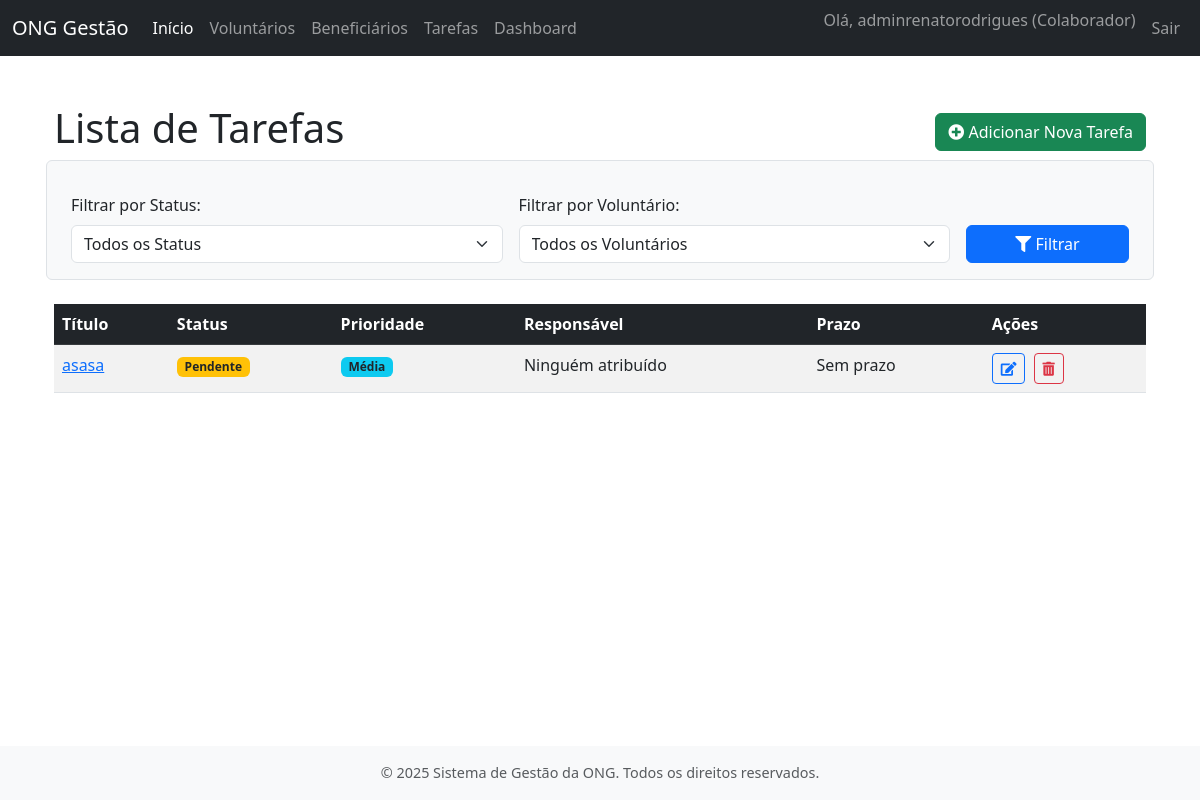
The app's page /tarefas/ (signed in), older data.
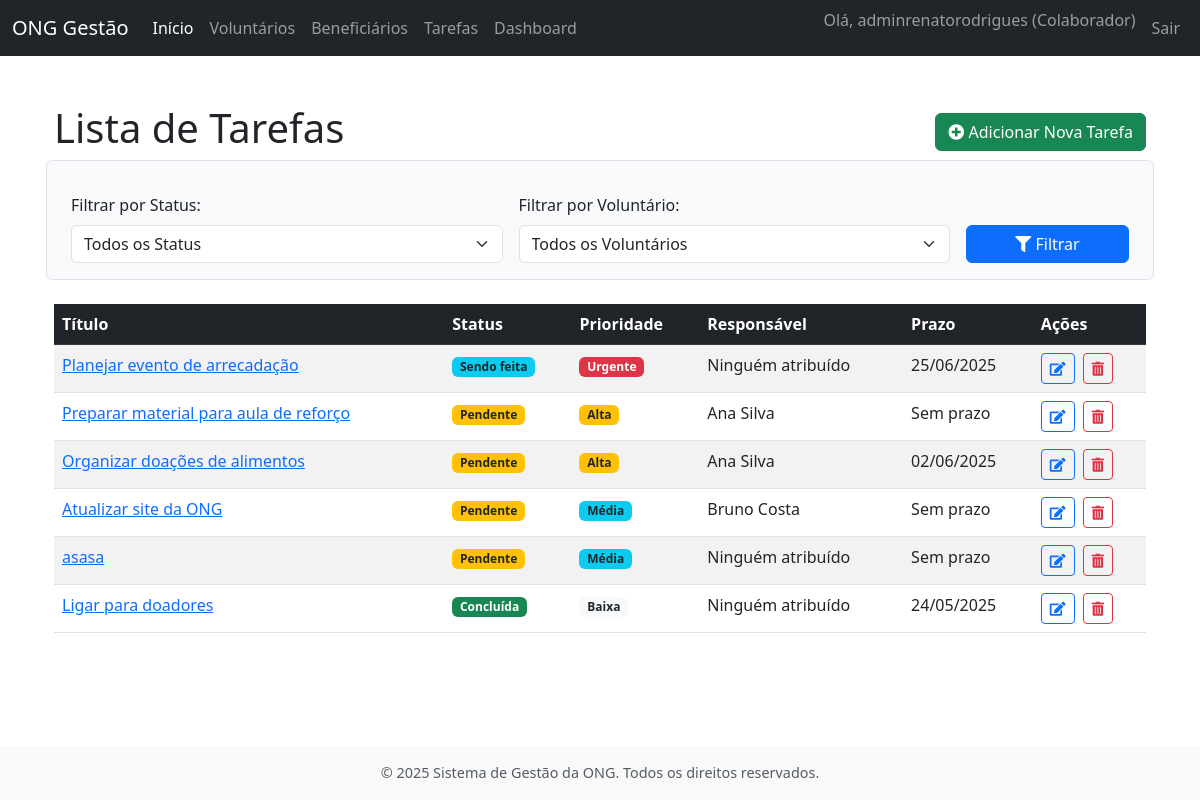
The same page, newer data.
### contas/models.py (models this page shows, shortened)
class Usuario(AbstractUser):
    TIPOS_USUARIO = [
        ('ADMIN', 'Administrador'),
        ('COLAB', 'Colaborador'),
    ]
    tipo_usuario = models.CharField(
        max_length=5,
        choices=TIPOS_USUARIO,
        default='COLAB',
        verbose_name='Tipo de Usuário'
    )
    groups = models.ManyToManyField(
        'auth.Group',
        verbose_name='grupos',
        blank=True,
        help_text='Os grupos aos quais este usuário pertence. Um usuário receberá todas as permissões concedidas a cada um de seus grupos.',
        related_name="usuario_set_contas",  # Nome único para related_name
        related_query_name="usuario_contas",
    )
    user_permissions = models.ManyToManyField(
        'auth.Permission',
        verbose_name='permissões do usuário',
        blank=True,
        help_text='Permissões específicas para este usuário.',
        related_name="usuario_set_contas_perm",  # Nome único para related_name
        related_query_name="usuario_contas_perm",
    )

### tarefas/models.py (models this page shows, shortened)
class Tarefa(models.Model):
    STATUS_TAREFA = [
        ('PEND', 'Pendente'),
        ('FAZE', 'Sendo feita'),
        ('CONC', 'Concluída'),
        ('CANC', 'Cancelada'), # Adicionando um status de cancelada
    ]
    PRIORIDADE_TAREFA = [
        (1, 'Baixa'),
        (2, 'Média'),
        (3, 'Alta'),
        (4, 'Urgente'),
    ]
    titulo = models.CharField(max_length=200, verbose_name='Título da Tarefa')
    descricao = models.TextField(verbose_name='Descrição Detalhada')
    status = models.CharField(
        max_length=4,
        choices=STATUS_TAREFA,
        default='PEND',
        verbose_name='Status'
    )
    prioridade = models.IntegerField(
        choices=PRIORIDADE_TAREFA,
        default=2, # Média
        verbose_name='Prioridade'
    )
    data_criacao = models.DateTimeField(auto_now_add=True, verbose_name='Data de Criação')
    data_prevista_conclusao = models.DateField(blank=True, null=True, verbose_name='Prazo de Entrega')
    data_conclusao_efetiva = models.DateField(blank=True, null=True, verbose_name='Data de Conclusão Efetiva')
    voluntario_responsavel = models.ForeignKey(
        'voluntarios.Voluntario', # Usando string para evitar importação circular
        on_delete=models.SET_NULL, # Se o voluntário for excluído, a tarefa não é, mas fica sem responsável
        null=True,
        blank=True, # Uma tarefa pode ser criada sem um voluntário inicialmente
        related_name='tarefas_atribuidas',
        verbose_name='Voluntário Responsável'
    )
    atribuido_por = models.ForeignKey(
        settings.AUTH_USER_MODEL, # Usuário do sistema (Colaborador/Admin) que atribuiu
        on_delete=models.SET_NULL,
        null=True,
        blank=True, # Pode ser uma tarefa criada pelo próprio voluntário ou sistema
        related_name='tarefas_criadas',
        verbose_name='Atribuído Por'
    )
    observacoes = models.TextField(blank=True, null=True, verbose_name='Observações Adicionais')
    class Meta:
        verbose_name = 'Tarefa'
        verbose_name_plural = 'Tarefas'
        ordering = ['-prioridade', 'data_prevista_conclusao', 'titulo'] # Ordenar por prioridade (maior primeiro), depois prazo

### voluntarios/models.py (models this page shows, shortened)
class Voluntario(models.Model):
    usuario = models.OneToOneField(
        settings.AUTH_USER_MODEL,
        on_delete=models.CASCADE,
        verbose_name='Usuário',
        help_text='Conta de usuário associada a este voluntário.'
    )
    nome_completo = models.CharField(max_length=255, verbose_name='Nome Completo')
    cpf = models.CharField(max_length=14, unique=True, verbose_name='CPF', help_text='Formato: XXX.XXX.XXX-XX')
    data_nascimento = models.DateField(verbose_name='Data de Nascimento')
    telefone = models.CharField(max_length=20, blank=True, null=True, verbose_name='Telefone Celular', help_text='Formato: (XX) XXXXX-XXXX')
    endereco = models.TextField(blank=True, null=True, verbose_name='Endereço Completo')
    areas_interesse = models.TextField(blank=True, null=True, verbose_name='Áreas de Interesse', help_text='Descreva as áreas em que o voluntário tem interesse em atuar.')
    disponibilidade = models.TextField(blank=True, null=True, verbose_name='Disponibilidade', help_text='Ex: Segundas e Quartas à tarde, Finais de semana.')
    data_cadastro = models.DateTimeField(auto_now_add=True, verbose_name='Data de Cadastro')
    ativo = models.BooleanField(default=True, verbose_name='Ativo')
    class Meta:
        verbose_name = 'Voluntário'
        verbose_name_plural = 'Voluntários'
        ordering = ['nome_completo']

### tarefas/views.py (the view)
# urls.py: path('', views.listar_tarefas, name='listar_tarefas'),
@login_required
def listar_tarefas(request):
    filtro_status = request.GET.get('status')
    filtro_voluntario_id = request.GET.get('voluntario')
    tarefas = Tarefa.objects.all()
    if filtro_status:
        tarefas = tarefas.filter(status=filtro_status)
    if filtro_voluntario_id:
        tarefas = tarefas.filter(voluntario_responsavel_id=filtro_voluntario_id)
    tarefas = tarefas.order_by('-prioridade', 'data_prevista_conclusao', 'titulo')
    voluntarios_ativos = Voluntario.objects.filter(ativo=True)
    contexto = {
        'tarefas': tarefas,
        'titulo_pagina': 'Lista de Tarefas',
        'status_choices': Tarefa.STATUS_TAREFA, # Para o filtro
        'voluntarios_ativos': voluntarios_ativos, # Para o filtro
        'filtro_status_atual': filtro_status,
        'filtro_voluntario_atual': int(filtro_voluntario_id) if filtro_voluntario_id else None,
    }
    return render(request, 'tarefas/listar_tarefas.html', contexto)

### tarefas/templates/tarefas/listar_tarefas.html (shortened to what this page needs)
{% extends "core/base.html" %}
{% block content %}
<div class="container mt-4">
    <div class="d-flex justify-content-between align-items-center mb-3">
        <h1>{{ titulo_pagina }}</h1>
        <a href="{% url 'tarefas:cadastrar_tarefa' %}" class="btn btn-success">
            <i class="fas fa-plus-circle"></i> Adicionar Nova Tarefa
        </a>
    </div>
    <form method="get" class="row g-3 mb-4 p-3 border rounded bg-light">
        <div class="col-md-5">
            <label for="status" class="form-label">Filtrar por Status:</label>
            <select name="status" id="status" class="form-select">
                <option value="">Todos os Status</option>
            </select>
        </div>
        <div class="col-md-5">
            <label for="voluntario" class="form-label">Filtrar por Voluntário:</label>
            <select name="voluntario" id="voluntario" class="form-select">
                <option value="">Todos os Voluntários</option>
            </select>
        </div>
        <div class="col-md-2 d-flex align-items-end">
            <button type="submit" class="btn btn-primary w-100"><i class="fas fa-filter"></i> Filtrar</button>
        </div>
    </form>
    {% if tarefas %}
        <div class="table-responsive">
            <table class="table table-striped table-hover">
                <thead class="table-dark">
                    <tr>
                        <th>Título</th>
                        <th>Status</th>
                        <th>Prioridade</th>
                        <th>Responsável</th>
                        <th>Prazo</th>
                        <th>Ações</th>
                    </tr>
                </thead>
                <tbody>
                    {% for tarefa in tarefas %}
                    <tr>
                        <td>
                            <a href="{% url 'tarefas:detalhar_tarefa' tarefa.id %}">
                                {{ tarefa.titulo }}
                            </a>
                        </td>
                        <td>
                            <span class="badge
                                {% if tarefa.status == 'PEND' %}bg-warning text-dark{% endif %}
                                {% if tarefa.status == 'FAZE' %}bg-info text-dark{% endif %}
                                {% if tarefa.status == 'CONC' %}bg-success{% endif %}
                            ">{{ tarefa.get_status_display }}</span>
                        </td>
                        <td>
                            <span class="badge
                                {% if tarefa.prioridade == 4 %}bg-danger{% endif %}
                                {% if tarefa.prioridade == 3 %}bg-warning text-dark{% endif %}
                                {% if tarefa.prioridade == 2 %}bg-info text-dark{% endif %}
                                {% if tarefa.prioridade == 1 %}bg-light text-dark{% endif %}
                            ">{{ tarefa.get_prioridade_display }}</span>
                        </td>
                        <td>{{ tarefa.voluntario_responsavel.nome_completo|default:"Ninguém atribuído" }}</td>
                        <td>{{ tarefa.data_prevista_conclusao|date:"d/m/Y"|default:"Sem prazo" }}</td>
                        <td>
                            <a href="{% url 'tarefas:editar_tarefa' tarefa.id %}" class="btn btn-sm btn-outline-primary me-1" title="Editar">
                                <i class="fas fa-edit"></i>
                            </a>
                            <a href="{% url 'tarefas:excluir_tarefa' tarefa.id %}" class="btn btn-sm btn-outline-danger" title="Excluir">
                                <i class="fas fa-trash-alt"></i>
                            </a>
                        </td>
                    </tr>
                    {% endfor %}
                </tbody>
            </table>
        </div>
    {% endif %}
</div>
{% endblock content %}

### core/templates/core/base.html (shortened to what this page needs)
<!DOCTYPE html>
<html lang="pt-br">
  <head>
    <link
      href="https://cdn.jsdelivr.net/npm/bootstrap@5.3.0-alpha1/dist/css/bootstrap.min.css"
      rel="stylesheet"
    />
    <link
      rel="stylesheet"
      href="https://cdnjs.cloudflare.com/ajax/libs/font-awesome/5.15.4/css/all.min.css"
    />
    {% load static %}
    <link rel="stylesheet" href="{% static 'core/css/estilos.css' %}" />
  </head>
  <body>
    <nav class="navbar navbar-expand-lg navbar-dark bg-dark fixed-top">
      <div class="container-fluid">
        <a class="navbar-brand" href="{% url 'core:pagina_inicial' %}"
          >ONG Gestão</a
        >
        <div class="collapse navbar-collapse" id="navbarNav">
          <ul class="navbar-nav me-auto mb-2 mb-lg-0">
            <li class="nav-item">
              <a
                class="nav-link active"
                aria-current="page"
                href="{% url 'core:pagina_inicial' %}"
                >Início</a
              >
            </li>
            {% if user.is_authenticated %}
            <li class="nav-item">
              <a class="nav-link" href="{% url 'voluntarios:listar_voluntarios' %}">Voluntários</a>
            </li>
            <li class="nav-item">
              <a class="nav-link" href="{% url 'beneficiarios:listar_beneficiarios' %}">Beneficiários</a>
            </li>
            <li class="nav-item">
              <a class="nav-link" href="{% url 'tarefas:listar_tarefas' %}">Tarefas</a>
            </li>
            <li class="nav-item">
              <a class="nav-link" href="{% url 'dashboard:painel_principal' %}">Dashboard</a>
            </li>
            {% endif %}
          </ul>
          <ul class="navbar-nav">
            {% if user.is_authenticated %}
            <li class="nav-item">
              <span class="navbar-text me-2">
                Olá, {{ user.username }} ({{ user.get_tipo_usuario_display }})
              </span>
            </li>
            <li class="nav-item">
              <a class="nav-link" href="{% url 'contas:logout' %}">Sair</a>
            </li>
            {% else %}
            <li class="nav-item">
              <a class="nav-link" href="{% url 'contas:login' %}">Entrar</a>
            </li>
            {% endif %}
          </ul>
        </div>
      </div>
    </nav>
    <main class="main-content container mt-4 mb-4">
       {% block content %}{% endblock content %}
    </main>
    <footer class="footer mt-auto py-3 bg-light">
      <div class="container text-center">
        <span class="text-muted"
          >© {% now "Y" %} Sistema de Gestão da ONG. Todos os direitos
          reservados.</span
        >
      </div>
    </footer>
  </body>
</html>

### core/templates/core/base.html (style rules this page uses)
body { padding-top: 56px; display: flex; flex-direction: column; min-height: 100vh; }
.main-content { flex: 1; }
.footer { background-color: #f8f9fa; padding: 1rem 0; text-align: center; font-size: 0.9rem; color: #6c757d; }

Row changes from the older to the newer data that the page shows:
added Tarefa: titulo "Planejar evento de arrecadação", status "Sendo feita", prioridade "Urgente", voluntario_responsavel.nome_completo "Ninguém atribuído", data_prevista_conclusao "25/06/2025"
added Tarefa: titulo "Preparar material para aula de reforço", status "Pendente", prioridade "Alta", voluntario_responsavel.nome_completo "Ana Silva", data_prevista_conclusao "Sem prazo"
added Tarefa: titulo "Organizar doações de alimentos", status "Pendente", prioridade "Alta", voluntario_responsavel.nome_completo "Ana Silva", data_prevista_conclusao "02/06/2025"
added Tarefa: titulo "Atualizar site da ONG", status "Pendente", prioridade "Média", voluntario_responsavel.nome_completo "Bruno Costa", data_prevista_conclusao "Sem prazo"
added Tarefa: titulo "Ligar para doadores", status "Concluída", prioridade "Baixa", voluntario_responsavel.nome_completo "Ninguém atribuído", data_prevista_conclusao "24/05/2025"
